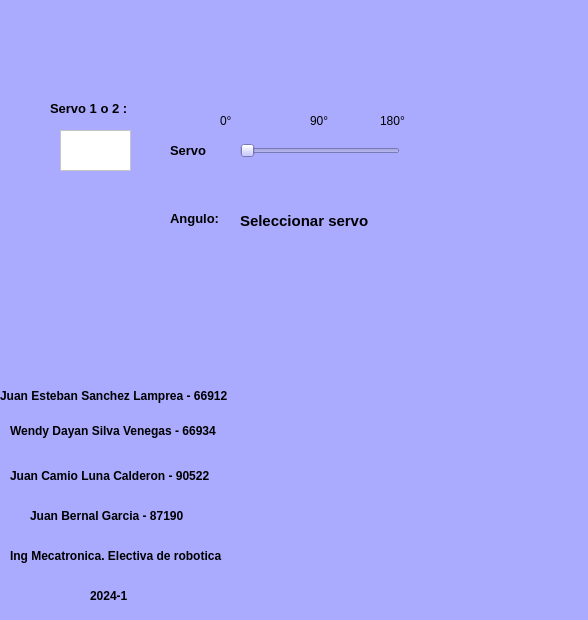
<?xml version="1.0" encoding="UTF-8"?>
<ui version="4.0">
 <class>Dialog</class>
 <widget class="QDialog" name="Dialog">
  <property name="geometry">
   <rect>
    <x>0</x>
    <y>0</y>
    <width>588</width>
    <height>620</height>
   </rect>
  </property>
  <property name="windowTitle">
   <string>Dialog</string>
  </property>
  <property name="styleSheet">
   <string notr="true">background-color: rgb(170, 170, 255);</string>
  </property>
  <widget class="QLabel" name="label_3">
   <property name="geometry">
    <rect>
     <x>10</x>
     <y>410</y>
     <width>261</width>
     <height>41</height>
    </rect>
   </property>
   <property name="font">
    <font>
     <pointsize>9</pointsize>
     <weight>75</weight>
     <bold>true</bold>
    </font>
   </property>
   <property name="text">
    <string>Wendy Dayan Silva Venegas - 66934</string>
   </property>
   <property name="margin">
    <number>15</number>
   </property>
  </widget>
  <widget class="QLabel" name="label_6">
   <property name="geometry">
    <rect>
     <x>0</x>
     <y>370</y>
     <width>291</width>
     <height>51</height>
    </rect>
   </property>
   <property name="font">
    <font>
     <pointsize>9</pointsize>
     <weight>75</weight>
     <bold>true</bold>
    </font>
   </property>
   <property name="text">
    <string>Juan Esteban Sanchez Lamprea - 66912</string>
   </property>
   <property name="margin">
    <number>15</number>
   </property>
  </widget>
  <widget class="QLabel" name="label_10">
   <property name="geometry">
    <rect>
     <x>90</x>
     <y>570</y>
     <width>81</width>
     <height>51</height>
    </rect>
   </property>
   <property name="font">
    <font>
     <pointsize>9</pointsize>
     <weight>75</weight>
     <bold>true</bold>
    </font>
   </property>
   <property name="text">
    <string>2024-1</string>
   </property>
   <property name="margin">
    <number>15</number>
   </property>
  </widget>
  <widget class="QLabel" name="label_7">
   <property name="geometry">
    <rect>
     <x>10</x>
     <y>450</y>
     <width>291</width>
     <height>51</height>
    </rect>
   </property>
   <property name="font">
    <font>
     <pointsize>9</pointsize>
     <weight>75</weight>
     <bold>true</bold>
    </font>
   </property>
   <property name="text">
    <string>Juan Camio Luna Calderon - 90522</string>
   </property>
   <property name="margin">
    <number>15</number>
   </property>
  </widget>
  <widget class="QLabel" name="label_8">
   <property name="geometry">
    <rect>
     <x>30</x>
     <y>490</y>
     <width>291</width>
     <height>51</height>
    </rect>
   </property>
   <property name="font">
    <font>
     <pointsize>9</pointsize>
     <weight>75</weight>
     <bold>true</bold>
    </font>
   </property>
   <property name="text">
    <string>Juan Bernal Garcia - 87190</string>
   </property>
   <property name="margin">
    <number>15</number>
   </property>
  </widget>
  <widget class="QLabel" name="label_9">
   <property name="geometry">
    <rect>
     <x>10</x>
     <y>530</y>
     <width>291</width>
     <height>51</height>
    </rect>
   </property>
   <property name="font">
    <font>
     <pointsize>9</pointsize>
     <weight>75</weight>
     <bold>true</bold>
    </font>
   </property>
   <property name="text">
    <string>Ing Mecatronica. Electiva de robotica</string>
   </property>
   <property name="margin">
    <number>15</number>
   </property>
  </widget>
  <widget class="QSlider" name="Mov_ser">
   <property name="geometry">
    <rect>
     <x>240</x>
     <y>140</y>
     <width>160</width>
     <height>22</height>
    </rect>
   </property>
   <property name="maximum">
    <number>180</number>
   </property>
   <property name="orientation">
    <enum>Qt::Horizontal</enum>
   </property>
  </widget>
  <widget class="QLabel" name="label">
   <property name="geometry">
    <rect>
     <x>170</x>
     <y>140</y>
     <width>61</width>
     <height>20</height>
    </rect>
   </property>
   <property name="font">
    <font>
     <pointsize>10</pointsize>
     <weight>75</weight>
     <bold>true</bold>
    </font>
   </property>
   <property name="mouseTracking">
    <bool>false</bool>
   </property>
   <property name="tabletTracking">
    <bool>false</bool>
   </property>
   <property name="contextMenuPolicy">
    <enum>Qt::NoContextMenu</enum>
   </property>
   <property name="acceptDrops">
    <bool>false</bool>
   </property>
   <property name="autoFillBackground">
    <bool>false</bool>
   </property>
   <property name="text">
    <string>Servo </string>
   </property>
   <property name="scaledContents">
    <bool>false</bool>
   </property>
   <property name="wordWrap">
    <bool>false</bool>
   </property>
   <property name="openExternalLinks">
    <bool>false</bool>
   </property>
  </widget>
  <widget class="QLabel" name="Angulo">
   <property name="geometry">
    <rect>
     <x>240</x>
     <y>200</y>
     <width>161</width>
     <height>41</height>
    </rect>
   </property>
   <property name="font">
    <font>
     <pointsize>11</pointsize>
     <weight>75</weight>
     <bold>true</bold>
    </font>
   </property>
   <property name="text">
    <string>Seleccionar servo</string>
   </property>
  </widget>
  <widget class="QLabel" name="label_5">
   <property name="geometry">
    <rect>
     <x>170</x>
     <y>210</y>
     <width>51</width>
     <height>16</height>
    </rect>
   </property>
   <property name="font">
    <font>
     <pointsize>10</pointsize>
     <weight>75</weight>
     <bold>true</bold>
    </font>
   </property>
   <property name="mouseTracking">
    <bool>false</bool>
   </property>
   <property name="tabletTracking">
    <bool>false</bool>
   </property>
   <property name="contextMenuPolicy">
    <enum>Qt::NoContextMenu</enum>
   </property>
   <property name="acceptDrops">
    <bool>false</bool>
   </property>
   <property name="autoFillBackground">
    <bool>false</bool>
   </property>
   <property name="text">
    <string>Angulo:</string>
   </property>
   <property name="scaledContents">
    <bool>false</bool>
   </property>
   <property name="wordWrap">
    <bool>false</bool>
   </property>
   <property name="openExternalLinks">
    <bool>false</bool>
   </property>
  </widget>
  <widget class="QTextEdit" name="Servo">
   <property name="geometry">
    <rect>
     <x>60</x>
     <y>130</y>
     <width>71</width>
     <height>41</height>
    </rect>
   </property>
   <property name="styleSheet">
    <string notr="true">background-color: rgb(255, 255, 255);</string>
   </property>
  </widget>
  <widget class="QLabel" name="label_2">
   <property name="geometry">
    <rect>
     <x>50</x>
     <y>100</y>
     <width>111</width>
     <height>16</height>
    </rect>
   </property>
   <property name="font">
    <font>
     <pointsize>10</pointsize>
     <weight>75</weight>
     <bold>true</bold>
    </font>
   </property>
   <property name="mouseTracking">
    <bool>false</bool>
   </property>
   <property name="tabletTracking">
    <bool>false</bool>
   </property>
   <property name="contextMenuPolicy">
    <enum>Qt::NoContextMenu</enum>
   </property>
   <property name="acceptDrops">
    <bool>false</bool>
   </property>
   <property name="autoFillBackground">
    <bool>false</bool>
   </property>
   <property name="text">
    <string>Servo 1 o 2 :</string>
   </property>
   <property name="scaledContents">
    <bool>false</bool>
   </property>
   <property name="wordWrap">
    <bool>false</bool>
   </property>
   <property name="openExternalLinks">
    <bool>false</bool>
   </property>
  </widget>
  <widget class="QLabel" name="Logo">
   <property name="geometry">
    <rect>
     <x>290</x>
     <y>370</y>
     <width>271</width>
     <height>231</height>
    </rect>
   </property>
   <property name="text">
    <string/>
   </property>
   <property name="pixmap">
    <pixmap>../Punto 1-A/logo-ecci.png</pixmap>
   </property>
   <property name="scaledContents">
    <bool>true</bool>
   </property>
  </widget>
  <widget class="QLabel" name="label_11">
   <property name="geometry">
    <rect>
     <x>220</x>
     <y>100</y>
     <width>61</width>
     <height>41</height>
    </rect>
   </property>
   <property name="font">
    <font>
     <pointsize>9</pointsize>
     <weight>50</weight>
     <bold>false</bold>
    </font>
   </property>
   <property name="text">
    <string>0°</string>
   </property>
   <property name="margin">
    <number>15</number>
   </property>
  </widget>
  <widget class="QLabel" name="label_12">
   <property name="geometry">
    <rect>
     <x>310</x>
     <y>100</y>
     <width>61</width>
     <height>41</height>
    </rect>
   </property>
   <property name="font">
    <font>
     <pointsize>9</pointsize>
     <weight>50</weight>
     <bold>false</bold>
    </font>
   </property>
   <property name="text">
    <string>90°</string>
   </property>
   <property name="margin">
    <number>15</number>
   </property>
  </widget>
  <widget class="QLabel" name="label_13">
   <property name="geometry">
    <rect>
     <x>380</x>
     <y>100</y>
     <width>61</width>
     <height>41</height>
    </rect>
   </property>
   <property name="font">
    <font>
     <pointsize>9</pointsize>
     <weight>50</weight>
     <bold>false</bold>
    </font>
   </property>
   <property name="text">
    <string>180°</string>
   </property>
   <property name="margin">
    <number>15</number>
   </property>
  </widget>
 </widget>
 <resources/>
 <connections/>
</ui>
